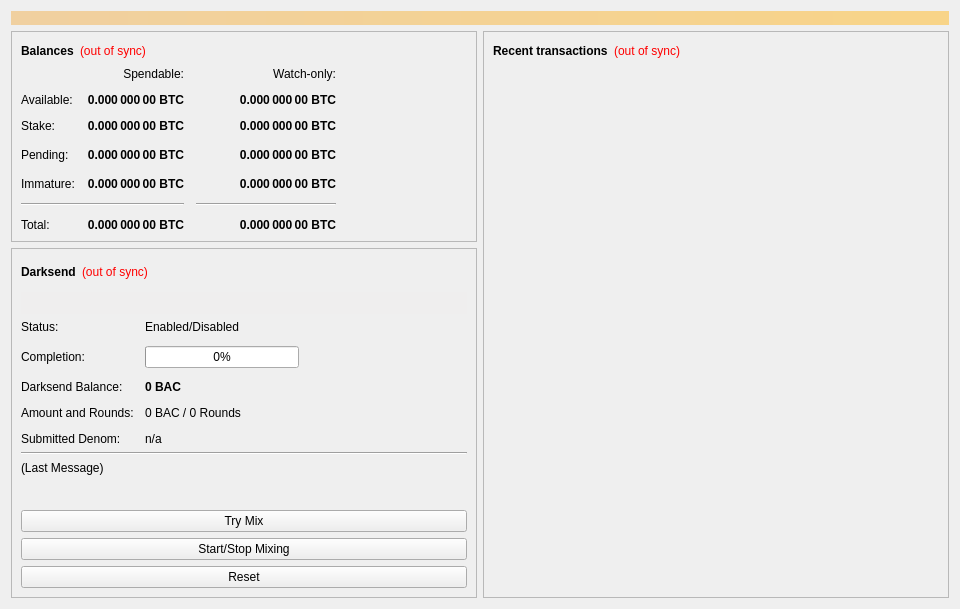
<?xml version="1.0" encoding="UTF-8"?>
<ui version="4.0">
 <class>OverviewPage</class>
 <widget class="QWidget" name="OverviewPage">
  <property name="geometry">
   <rect>
    <x>0</x>
    <y>0</y>
    <width>960</width>
    <height>594</height>
   </rect>
  </property>
  <property name="minimumSize">
   <size>
    <width>960</width>
    <height>0</height>
   </size>
  </property>
  <property name="windowTitle">
   <string>Form</string>
  </property>
  <layout class="QVBoxLayout" name="topLayout">
   <item>
    <widget class="QLabel" name="labelAlerts">
     <property name="visible">
      <bool>false</bool>
     </property>
     <property name="styleSheet">
      <string notr="true">background-color: qlineargradient(x1: 0, y1: 0, x2: 1, y2: 0, stop:0 #F0D0A0, stop:1 #F8D488); color:#000000;</string>
     </property>
     <property name="wordWrap">
      <bool>true</bool>
     </property>
     <property name="margin">
      <number>3</number>
     </property>
    </widget>
   </item>
   <item>
    <layout class="QHBoxLayout" name="horizontalLayout" stretch="1,1">
     <item>
      <layout class="QVBoxLayout" name="verticalLayout_2">
       <item>
        <widget class="QFrame" name="frame">
         <property name="frameShape">
          <enum>QFrame::StyledPanel</enum>
         </property>
         <property name="frameShadow">
          <enum>QFrame::Raised</enum>
         </property>
         <layout class="QVBoxLayout" name="verticalLayout_4">
          <item>
           <layout class="QHBoxLayout" name="horizontalLayout_4">
            <item>
             <widget class="QLabel" name="label_5">
              <property name="font">
               <font>
                <weight>75</weight>
                <bold>true</bold>
               </font>
              </property>
              <property name="text">
               <string>Balances</string>
              </property>
             </widget>
            </item>
            <item>
             <widget class="QLabel" name="labelWalletStatus">
              <property name="cursor">
               <cursorShape>WhatsThisCursor</cursorShape>
              </property>
              <property name="toolTip">
               <string>The displayed information may be out of date. Your wallet automatically synchronizes with the Blanco network after a connection is established, but this process has not completed yet.</string>
              </property>
              <property name="styleSheet">
               <string notr="true">QLabel { color: red; }</string>
              </property>
              <property name="text">
               <string notr="true">(out of sync)</string>
              </property>
              <property name="alignment">
               <set>Qt::AlignLeading|Qt::AlignLeft|Qt::AlignVCenter</set>
              </property>
             </widget>
            </item>
            <item>
             <spacer name="horizontalSpacer_3">
              <property name="orientation">
               <enum>Qt::Horizontal</enum>
              </property>
              <property name="sizeHint" stdset="0">
               <size>
                <width>40</width>
                <height>20</height>
               </size>
              </property>
             </spacer>
            </item>
           </layout>
          </item>
          <item>
           <layout class="QGridLayout" name="gridLayout">
            <property name="spacing">
             <number>12</number>
            </property>
            <item row="3" column="2">
             <widget class="QLabel" name="labelWatchPending">
              <property name="font">
               <font>
                <weight>75</weight>
                <bold>true</bold>
               </font>
              </property>
              <property name="cursor">
               <cursorShape>IBeamCursor</cursorShape>
              </property>
              <property name="toolTip">
               <string>Unconfirmed transactions to watch-only addresses</string>
              </property>
              <property name="text">
               <string notr="true">0.000 000 00 BTC</string>
              </property>
              <property name="alignment">
               <set>Qt::AlignRight|Qt::AlignTrailing|Qt::AlignVCenter</set>
              </property>
              <property name="textInteractionFlags">
               <set>Qt::LinksAccessibleByMouse|Qt::TextSelectableByKeyboard|Qt::TextSelectableByMouse</set>
              </property>
             </widget>
            </item>
            <item row="3" column="1">
             <widget class="QLabel" name="labelUnconfirmed">
              <property name="font">
               <font>
                <weight>75</weight>
                <bold>true</bold>
               </font>
              </property>
              <property name="cursor">
               <cursorShape>IBeamCursor</cursorShape>
              </property>
              <property name="toolTip">
               <string>Total of transactions that have yet to be confirmed, and do not yet count toward the spendable balance</string>
              </property>
              <property name="text">
               <string notr="true">0.000 000 00 BTC</string>
              </property>
              <property name="alignment">
               <set>Qt::AlignRight|Qt::AlignTrailing|Qt::AlignVCenter</set>
              </property>
              <property name="textInteractionFlags">
               <set>Qt::LinksAccessibleByMouse|Qt::TextSelectableByKeyboard|Qt::TextSelectableByMouse</set>
              </property>
             </widget>
            </item>
            <item row="4" column="2">
             <widget class="QLabel" name="labelWatchImmature">
              <property name="font">
               <font>
                <weight>75</weight>
                <bold>true</bold>
               </font>
              </property>
              <property name="cursor">
               <cursorShape>IBeamCursor</cursorShape>
              </property>
              <property name="toolTip">
               <string>Mined balance in watch-only addresses that has not yet matured</string>
              </property>
              <property name="text">
               <string notr="true">0.000 000 00 BTC</string>
              </property>
              <property name="alignment">
               <set>Qt::AlignRight|Qt::AlignTrailing|Qt::AlignVCenter</set>
              </property>
              <property name="textInteractionFlags">
               <set>Qt::LinksAccessibleByMouse|Qt::TextSelectableByKeyboard|Qt::TextSelectableByMouse</set>
              </property>
             </widget>
            </item>
            <item row="5" column="0" colspan="2">
             <widget class="Line" name="lineSpendableBalance">
              <property name="orientation">
               <enum>Qt::Horizontal</enum>
              </property>
             </widget>
            </item>
            <item row="5" column="2">
             <widget class="Line" name="lineWatchBalance">
              <property name="sizePolicy">
               <sizepolicy hsizetype="Preferred" vsizetype="Fixed">
                <horstretch>0</horstretch>
                <verstretch>0</verstretch>
               </sizepolicy>
              </property>
              <property name="minimumSize">
               <size>
                <width>140</width>
                <height>0</height>
               </size>
              </property>
              <property name="orientation">
               <enum>Qt::Horizontal</enum>
              </property>
             </widget>
            </item>
            <item row="6" column="0">
             <widget class="QLabel" name="labelTotalText">
              <property name="text">
               <string>Total:</string>
              </property>
             </widget>
            </item>
            <item row="4" column="1">
             <widget class="QLabel" name="labelImmature">
              <property name="font">
               <font>
                <weight>75</weight>
                <bold>true</bold>
               </font>
              </property>
              <property name="cursor">
               <cursorShape>IBeamCursor</cursorShape>
              </property>
              <property name="toolTip">
               <string>Mined balance that has not yet matured</string>
              </property>
              <property name="text">
               <string notr="true">0.000 000 00 BTC</string>
              </property>
              <property name="alignment">
               <set>Qt::AlignRight|Qt::AlignTrailing|Qt::AlignVCenter</set>
              </property>
              <property name="textInteractionFlags">
               <set>Qt::LinksAccessibleByMouse|Qt::TextSelectableByKeyboard|Qt::TextSelectableByMouse</set>
              </property>
             </widget>
            </item>
            <item row="3" column="3">
             <spacer name="horizontalSpacer_2">
              <property name="orientation">
               <enum>Qt::Horizontal</enum>
              </property>
              <property name="sizeHint" stdset="0">
               <size>
                <width>40</width>
                <height>20</height>
               </size>
              </property>
             </spacer>
            </item>
            <item row="4" column="0">
             <widget class="QLabel" name="labelImmatureText">
              <property name="text">
               <string>Immature:</string>
              </property>
             </widget>
            </item>
            <item row="6" column="1">
             <widget class="QLabel" name="labelTotal">
              <property name="font">
               <font>
                <weight>75</weight>
                <bold>true</bold>
               </font>
              </property>
              <property name="cursor">
               <cursorShape>IBeamCursor</cursorShape>
              </property>
              <property name="toolTip">
               <string>Your current total balance</string>
              </property>
              <property name="text">
               <string notr="true">0.000 000 00 BTC</string>
              </property>
              <property name="alignment">
               <set>Qt::AlignRight|Qt::AlignTrailing|Qt::AlignVCenter</set>
              </property>
              <property name="textInteractionFlags">
               <set>Qt::LinksAccessibleByMouse|Qt::TextSelectableByKeyboard|Qt::TextSelectableByMouse</set>
              </property>
             </widget>
            </item>
            <item row="6" column="2">
             <widget class="QLabel" name="labelWatchTotal">
              <property name="font">
               <font>
                <weight>75</weight>
                <bold>true</bold>
               </font>
              </property>
              <property name="cursor">
               <cursorShape>IBeamCursor</cursorShape>
              </property>
              <property name="toolTip">
               <string>Current total balance in watch-only addresses</string>
              </property>
              <property name="text">
               <string notr="true">0.000 000 00 BTC</string>
              </property>
              <property name="alignment">
               <set>Qt::AlignRight|Qt::AlignTrailing|Qt::AlignVCenter</set>
              </property>
              <property name="textInteractionFlags">
               <set>Qt::LinksAccessibleByMouse|Qt::TextSelectableByKeyboard|Qt::TextSelectableByMouse</set>
              </property>
             </widget>
            </item>
            <item row="0" column="2">
             <widget class="QLabel" name="labelWatchonly">
              <property name="text">
               <string>Watch-only:</string>
              </property>
              <property name="alignment">
               <set>Qt::AlignRight|Qt::AlignTrailing|Qt::AlignVCenter</set>
              </property>
             </widget>
            </item>
            <item row="1" column="0">
             <widget class="QLabel" name="labelBalanceText">
              <property name="text">
               <string>Available:</string>
              </property>
             </widget>
            </item>
            <item row="1" column="1">
             <widget class="QLabel" name="labelBalance">
              <property name="font">
               <font>
                <weight>75</weight>
                <bold>true</bold>
               </font>
              </property>
              <property name="cursor">
               <cursorShape>IBeamCursor</cursorShape>
              </property>
              <property name="toolTip">
               <string>Your current spendable balance</string>
              </property>
              <property name="text">
               <string notr="true">0.000 000 00 BTC</string>
              </property>
              <property name="alignment">
               <set>Qt::AlignRight|Qt::AlignTrailing|Qt::AlignVCenter</set>
              </property>
              <property name="textInteractionFlags">
               <set>Qt::LinksAccessibleByMouse|Qt::TextSelectableByKeyboard|Qt::TextSelectableByMouse</set>
              </property>
             </widget>
            </item>
            <item row="2" column="0">
             <widget class="QLabel" name="label_10">
              <property name="text">
               <string>Stake:</string>
              </property>
             </widget>
            </item>
            <item row="2" column="1">
             <widget class="QLabel" name="labelStake">
              <property name="font">
               <font>
                <weight>75</weight>
                <bold>true</bold>
               </font>
              </property>
              <property name="cursor">
               <cursorShape>IBeamCursor</cursorShape>
              </property>
              <property name="toolTip">
               <string>Total of coins that was staked, and do not yet count toward the current balance</string>
              </property>
              <property name="text">
               <string notr="true">0.000 000 00 BTC</string>
              </property>
              <property name="alignment">
               <set>Qt::AlignRight|Qt::AlignTrailing|Qt::AlignVCenter</set>
              </property>
              <property name="textInteractionFlags">
               <set>Qt::LinksAccessibleByMouse|Qt::TextSelectableByKeyboard|Qt::TextSelectableByMouse</set>
              </property>
             </widget>
            </item>
            <item row="2" column="2">
             <widget class="QLabel" name="labelWatchStake">
              <property name="font">
               <font>
                <weight>75</weight>
                <bold>true</bold>
               </font>
              </property>
              <property name="cursor">
               <cursorShape>IBeamCursor</cursorShape>
              </property>
              <property name="toolTip">
               <string>Total of coins that was staked in watch-only addresses, and do not yet count toward the current watch-only balance</string>
              </property>
              <property name="text">
               <string notr="true">0.000 000 00 BTC</string>
              </property>
              <property name="alignment">
               <set>Qt::AlignRight|Qt::AlignTrailing|Qt::AlignVCenter</set>
              </property>
              <property name="textInteractionFlags">
               <set>Qt::LinksAccessibleByMouse|Qt::TextSelectableByKeyboard|Qt::TextSelectableByMouse</set>
              </property>
             </widget>
            </item>
            <item row="1" column="2">
             <widget class="QLabel" name="labelWatchAvailable">
              <property name="font">
               <font>
                <weight>75</weight>
                <bold>true</bold>
               </font>
              </property>
              <property name="cursor">
               <cursorShape>IBeamCursor</cursorShape>
              </property>
              <property name="toolTip">
               <string>Your current balance in watch-only addresses</string>
              </property>
              <property name="text">
               <string notr="true">0.000 000 00 BTC</string>
              </property>
              <property name="alignment">
               <set>Qt::AlignRight|Qt::AlignTrailing|Qt::AlignVCenter</set>
              </property>
              <property name="textInteractionFlags">
               <set>Qt::LinksAccessibleByMouse|Qt::TextSelectableByKeyboard|Qt::TextSelectableByMouse</set>
              </property>
             </widget>
            </item>
            <item row="3" column="0">
             <widget class="QLabel" name="labelPendingText">
              <property name="text">
               <string>Pending:</string>
              </property>
             </widget>
            </item>
            <item row="0" column="1">
             <widget class="QLabel" name="labelSpendable">
              <property name="text">
               <string>Spendable:</string>
              </property>
              <property name="alignment">
               <set>Qt::AlignRight|Qt::AlignTrailing|Qt::AlignVCenter</set>
              </property>
             </widget>
            </item>
           </layout>
          </item>
         </layout>
        </widget>
       </item>
       <item>
        <widget class="QFrame" name="frameDarksend">
         <property name="sizePolicy">
          <sizepolicy hsizetype="Expanding" vsizetype="Expanding">
           <horstretch>0</horstretch>
           <verstretch>0</verstretch>
          </sizepolicy>
         </property>
         <property name="minimumSize">
          <size>
           <width>0</width>
           <height>350</height>
          </size>
         </property>
         <property name="layoutDirection">
          <enum>Qt::LeftToRight</enum>
         </property>
         <property name="frameShape">
          <enum>QFrame::StyledPanel</enum>
         </property>
         <property name="frameShadow">
          <enum>QFrame::Raised</enum>
         </property>
         <layout class="QVBoxLayout" name="verticalLayout_5">
          <item>
           <layout class="QHBoxLayout" name="horizontalLayout_5">
            <item>
             <widget class="QLabel" name="label_2">
              <property name="font">
               <font>
                <weight>75</weight>
                <bold>true</bold>
               </font>
              </property>
              <property name="text">
               <string>Darksend</string>
              </property>
             </widget>
            </item>
            <item>
             <widget class="QLabel" name="labelDarksendSyncStatus">
              <property name="toolTip">
               <string>The displayed information may be out of date. Your wallet automatically synchronizes with the Blanco network after a connection is established, but this process has not completed yet.</string>
              </property>
              <property name="styleSheet">
               <string notr="true">QLabel { color: red; }</string>
              </property>
              <property name="text">
               <string notr="true">(out of sync)</string>
              </property>
              <property name="alignment">
               <set>Qt::AlignLeading|Qt::AlignLeft|Qt::AlignVCenter</set>
              </property>
             </widget>
            </item>
            <item>
             <spacer name="horizontalSpacer_4">
              <property name="orientation">
               <enum>Qt::Horizontal</enum>
              </property>
              <property name="sizeHint" stdset="0">
               <size>
                <width>40</width>
                <height>20</height>
               </size>
              </property>
             </spacer>
            </item>
           </layout>
          </item>
          <item>
           <widget class="QPushButton" name="runAutoDenom">
            <property name="palette">
             <palette>
              <active>
               <colorrole role="WindowText">
                <brush brushstyle="SolidPattern">
                 <color alpha="255">
                  <red>0</red>
                  <green>0</green>
                  <blue>0</blue>
                 </color>
                </brush>
               </colorrole>
               <colorrole role="Button">
                <brush brushstyle="SolidPattern">
                 <color alpha="255">
                  <red>239</red>
                  <green>238</green>
                  <blue>238</blue>
                 </color>
                </brush>
               </colorrole>
               <colorrole role="Light">
                <brush brushstyle="SolidPattern">
                 <color alpha="255">
                  <red>255</red>
                  <green>255</green>
                  <blue>255</blue>
                 </color>
                </brush>
               </colorrole>
               <colorrole role="Midlight">
                <brush brushstyle="SolidPattern">
                 <color alpha="255">
                  <red>247</red>
                  <green>246</green>
                  <blue>246</blue>
                 </color>
                </brush>
               </colorrole>
               <colorrole role="Dark">
                <brush brushstyle="SolidPattern">
                 <color alpha="255">
                  <red>119</red>
                  <green>119</green>
                  <blue>119</blue>
                 </color>
                </brush>
               </colorrole>
               <colorrole role="Mid">
                <brush brushstyle="SolidPattern">
                 <color alpha="255">
                  <red>159</red>
                  <green>159</green>
                  <blue>159</blue>
                 </color>
                </brush>
               </colorrole>
               <colorrole role="Text">
                <brush brushstyle="SolidPattern">
                 <color alpha="255">
                  <red>0</red>
                  <green>0</green>
                  <blue>0</blue>
                 </color>
                </brush>
               </colorrole>
               <colorrole role="BrightText">
                <brush brushstyle="SolidPattern">
                 <color alpha="255">
                  <red>255</red>
                  <green>255</green>
                  <blue>255</blue>
                 </color>
                </brush>
               </colorrole>
               <colorrole role="ButtonText">
                <brush brushstyle="SolidPattern">
                 <color alpha="255">
                  <red>0</red>
                  <green>0</green>
                  <blue>0</blue>
                 </color>
                </brush>
               </colorrole>
               <colorrole role="Base">
                <brush brushstyle="SolidPattern">
                 <color alpha="255">
                  <red>255</red>
                  <green>255</green>
                  <blue>255</blue>
                 </color>
                </brush>
               </colorrole>
               <colorrole role="Window">
                <brush brushstyle="SolidPattern">
                 <color alpha="255">
                  <red>239</red>
                  <green>238</green>
                  <blue>238</blue>
                 </color>
                </brush>
               </colorrole>
               <colorrole role="Shadow">
                <brush brushstyle="SolidPattern">
                 <color alpha="255">
                  <red>0</red>
                  <green>0</green>
                  <blue>0</blue>
                 </color>
                </brush>
               </colorrole>
               <colorrole role="AlternateBase">
                <brush brushstyle="SolidPattern">
                 <color alpha="255">
                  <red>247</red>
                  <green>246</green>
                  <blue>246</blue>
                 </color>
                </brush>
               </colorrole>
               <colorrole role="ToolTipBase">
                <brush brushstyle="SolidPattern">
                 <color alpha="255">
                  <red>255</red>
                  <green>255</green>
                  <blue>220</blue>
                 </color>
                </brush>
               </colorrole>
               <colorrole role="ToolTipText">
                <brush brushstyle="SolidPattern">
                 <color alpha="255">
                  <red>0</red>
                  <green>0</green>
                  <blue>0</blue>
                 </color>
                </brush>
               </colorrole>
              </active>
              <inactive>
               <colorrole role="WindowText">
                <brush brushstyle="SolidPattern">
                 <color alpha="255">
                  <red>0</red>
                  <green>0</green>
                  <blue>0</blue>
                 </color>
                </brush>
               </colorrole>
               <colorrole role="Button">
                <brush brushstyle="SolidPattern">
                 <color alpha="255">
                  <red>239</red>
                  <green>238</green>
                  <blue>238</blue>
                 </color>
                </brush>
               </colorrole>
               <colorrole role="Light">
                <brush brushstyle="SolidPattern">
                 <color alpha="255">
                  <red>255</red>
                  <green>255</green>
                  <blue>255</blue>
                 </color>
                </brush>
               </colorrole>
               <colorrole role="Midlight">
                <brush brushstyle="SolidPattern">
                 <color alpha="255">
                  <red>247</red>
                  <green>246</green>
                  <blue>246</blue>
                 </color>
                </brush>
               </colorrole>
               <colorrole role="Dark">
                <brush brushstyle="SolidPattern">
                 <color alpha="255">
                  <red>119</red>
                  <green>119</green>
                  <blue>119</blue>
                 </color>
                </brush>
               </colorrole>
               <colorrole role="Mid">
                <brush brushstyle="SolidPattern">
                 <color alpha="255">
                  <red>159</red>
                  <green>159</green>
                  <blue>159</blue>
                 </color>
                </brush>
               </colorrole>
               <colorrole role="Text">
                <brush brushstyle="SolidPattern">
                 <color alpha="255">
                  <red>0</red>
                  <green>0</green>
                  <blue>0</blue>
                 </color>
                </brush>
               </colorrole>
               <colorrole role="BrightText">
                <brush brushstyle="SolidPattern">
                 <color alpha="255">
                  <red>255</red>
                  <green>255</green>
                  <blue>255</blue>
                 </color>
                </brush>
               </colorrole>
               <colorrole role="ButtonText">
                <brush brushstyle="SolidPattern">
                 <color alpha="255">
                  <red>0</red>
                  <green>0</green>
                  <blue>0</blue>
                 </color>
                </brush>
               </colorrole>
               <colorrole role="Base">
                <brush brushstyle="SolidPattern">
                 <color alpha="255">
                  <red>255</red>
                  <green>255</green>
                  <blue>255</blue>
                 </color>
                </brush>
               </colorrole>
               <colorrole role="Window">
                <brush brushstyle="SolidPattern">
                 <color alpha="255">
                  <red>239</red>
                  <green>238</green>
                  <blue>238</blue>
                 </color>
                </brush>
               </colorrole>
               <colorrole role="Shadow">
                <brush brushstyle="SolidPattern">
                 <color alpha="255">
                  <red>0</red>
                  <green>0</green>
                  <blue>0</blue>
                 </color>
                </brush>
               </colorrole>
               <colorrole role="AlternateBase">
                <brush brushstyle="SolidPattern">
                 <color alpha="255">
                  <red>247</red>
                  <green>246</green>
                  <blue>246</blue>
                 </color>
                </brush>
               </colorrole>
               <colorrole role="ToolTipBase">
                <brush brushstyle="SolidPattern">
                 <color alpha="255">
                  <red>255</red>
                  <green>255</green>
                  <blue>220</blue>
                 </color>
                </brush>
               </colorrole>
               <colorrole role="ToolTipText">
                <brush brushstyle="SolidPattern">
                 <color alpha="255">
                  <red>0</red>
                  <green>0</green>
                  <blue>0</blue>
                 </color>
                </brush>
               </colorrole>
              </inactive>
              <disabled>
               <colorrole role="WindowText">
                <brush brushstyle="SolidPattern">
                 <color alpha="255">
                  <red>119</red>
                  <green>119</green>
                  <blue>119</blue>
                 </color>
                </brush>
               </colorrole>
               <colorrole role="Button">
                <brush brushstyle="SolidPattern">
                 <color alpha="255">
                  <red>239</red>
                  <green>238</green>
                  <blue>238</blue>
                 </color>
                </brush>
               </colorrole>
               <colorrole role="Light">
                <brush brushstyle="SolidPattern">
                 <color alpha="255">
                  <red>255</red>
                  <green>255</green>
                  <blue>255</blue>
                 </color>
                </brush>
               </colorrole>
               <colorrole role="Midlight">
                <brush brushstyle="SolidPattern">
                 <color alpha="255">
                  <red>247</red>
                  <green>246</green>
                  <blue>246</blue>
                 </color>
                </brush>
               </colorrole>
               <colorrole role="Dark">
                <brush brushstyle="SolidPattern">
                 <color alpha="255">
                  <red>119</red>
                  <green>119</green>
                  <blue>119</blue>
                 </color>
                </brush>
               </colorrole>
               <colorrole role="Mid">
                <brush brushstyle="SolidPattern">
                 <color alpha="255">
                  <red>159</red>
                  <green>159</green>
                  <blue>159</blue>
                 </color>
                </brush>
               </colorrole>
               <colorrole role="Text">
                <brush brushstyle="SolidPattern">
                 <color alpha="255">
                  <red>119</red>
                  <green>119</green>
                  <blue>119</blue>
                 </color>
                </brush>
               </colorrole>
               <colorrole role="BrightText">
                <brush brushstyle="SolidPattern">
                 <color alpha="255">
                  <red>255</red>
                  <green>255</green>
                  <blue>255</blue>
                 </color>
                </brush>
               </colorrole>
               <colorrole role="ButtonText">
                <brush brushstyle="SolidPattern">
                 <color alpha="255">
                  <red>119</red>
                  <green>119</green>
                  <blue>119</blue>
                 </color>
                </brush>
               </colorrole>
               <colorrole role="Base">
                <brush brushstyle="SolidPattern">
                 <color alpha="255">
                  <red>239</red>
                  <green>238</green>
                  <blue>238</blue>
                 </color>
                </brush>
               </colorrole>
               <colorrole role="Window">
                <brush brushstyle="SolidPattern">
                 <color alpha="255">
                  <red>239</red>
                  <green>238</green>
                  <blue>238</blue>
                 </color>
                </brush>
               </colorrole>
               <colorrole role="Shadow">
                <brush brushstyle="SolidPattern">
                 <color alpha="255">
                  <red>0</red>
                  <green>0</green>
                  <blue>0</blue>
                 </color>
                </brush>
               </colorrole>
               <colorrole role="AlternateBase">
                <brush brushstyle="SolidPattern">
                 <color alpha="255">
                  <red>239</red>
                  <green>238</green>
                  <blue>238</blue>
                 </color>
                </brush>
               </colorrole>
               <colorrole role="ToolTipBase">
                <brush brushstyle="SolidPattern">
                 <color alpha="255">
                  <red>255</red>
                  <green>255</green>
                  <blue>220</blue>
                 </color>
                </brush>
               </colorrole>
               <colorrole role="ToolTipText">
                <brush brushstyle="SolidPattern">
                 <color alpha="255">
                  <red>0</red>
                  <green>0</green>
                  <blue>0</blue>
                 </color>
                </brush>
               </colorrole>
              </disabled>
             </palette>
            </property>
            <property name="focusPolicy">
             <enum>Qt::NoFocus</enum>
            </property>
            <property name="autoFillBackground">
             <bool>true</bool>
            </property>
            <property name="text">
             <string/>
            </property>
            <property name="flat">
             <bool>true</bool>
            </property>
           </widget>
          </item>
          <item>
           <layout class="QFormLayout" name="formLayout">
            <property name="fieldGrowthPolicy">
             <enum>QFormLayout::AllNonFixedFieldsGrow</enum>
            </property>
            <property name="horizontalSpacing">
             <number>11</number>
            </property>
            <property name="verticalSpacing">
             <number>12</number>
            </property>
            <item row="0" column="0">
             <widget class="QLabel" name="label_6">
              <property name="text">
               <string>Status:</string>
              </property>
             </widget>
            </item>
            <item row="1" column="0">
             <widget class="QLabel" name="label_7">
              <property name="text">
               <string>Completion:</string>
              </property>
             </widget>
            </item>
            <item row="1" column="1">
             <widget class="QProgressBar" name="darksendProgress">
              <property name="maximumSize">
               <size>
                <width>154</width>
                <height>16777215</height>
               </size>
              </property>
              <property name="value">
               <number>0</number>
              </property>
             </widget>
            </item>
            <item row="3" column="0">
             <widget class="QLabel" name="labelAnonymizedText">
              <property name="text">
               <string>Darksend Balance:</string>
              </property>
             </widget>
            </item>
            <item row="3" column="1">
             <widget class="QLabel" name="labelAnonymized">
              <property name="font">
               <font>
                <weight>75</weight>
                <bold>true</bold>
               </font>
              </property>
              <property name="text">
               <string notr="true">0 BAC</string>
              </property>
             </widget>
            </item>
            <item row="4" column="0">
             <widget class="QLabel" name="label_8">
              <property name="text">
               <string>Amount and Rounds:</string>
              </property>
             </widget>
            </item>
            <item row="4" column="1">
             <widget class="QLabel" name="labelAmountRounds">
              <property name="text">
               <string>0 BAC / 0 Rounds</string>
              </property>
             </widget>
            </item>
            <item row="5" column="0">
             <widget class="QLabel" name="label_9">
              <property name="text">
               <string>Submitted Denom:</string>
              </property>
             </widget>
            </item>
            <item row="5" column="1">
             <widget class="QLabel" name="labelSubmittedDenom">
              <property name="toolTip">
               <string>The denominations you submitted to the Masternode.&lt;br&gt;To mix, other users must submit the exact same denominations.</string>
              </property>
              <property name="text">
               <string>n/a</string>
              </property>
             </widget>
            </item>
            <item row="0" column="1">
             <widget class="QLabel" name="darksendEnabled">
              <property name="text">
               <string>Enabled/Disabled</string>
              </property>
             </widget>
            </item>
           </layout>
          </item>
          <item>
           <widget class="Line" name="lineLastMessage">
            <property name="orientation">
             <enum>Qt::Horizontal</enum>
            </property>
           </widget>
          </item>
          <item>
           <widget class="QLabel" name="darksendStatus">
            <property name="minimumSize">
             <size>
              <width>288</width>
              <height>43</height>
             </size>
            </property>
            <property name="text">
             <string>(Last Message)</string>
            </property>
            <property name="alignment">
             <set>Qt::AlignLeading|Qt::AlignLeft|Qt::AlignTop</set>
            </property>
            <property name="wordWrap">
             <bool>true</bool>
            </property>
           </widget>
          </item>
          <item>
           <widget class="QPushButton" name="darksendAuto">
            <property name="sizePolicy">
             <sizepolicy hsizetype="MinimumExpanding" vsizetype="Fixed">
              <horstretch>0</horstretch>
              <verstretch>0</verstretch>
             </sizepolicy>
            </property>
            <property name="toolTip">
             <string>Try to manually submit a Darksend request.</string>
            </property>
            <property name="text">
             <string>Try Mix</string>
            </property>
           </widget>
          </item>
          <item>
           <widget class="QPushButton" name="toggleDarksend">
            <property name="sizePolicy">
             <sizepolicy hsizetype="MinimumExpanding" vsizetype="Fixed">
              <horstretch>0</horstretch>
              <verstretch>0</verstretch>
             </sizepolicy>
            </property>
            <property name="text">
             <string>Start/Stop Mixing</string>
            </property>
           </widget>
          </item>
          <item>
           <widget class="QPushButton" name="darksendReset">
            <property name="sizePolicy">
             <sizepolicy hsizetype="MinimumExpanding" vsizetype="Fixed">
              <horstretch>0</horstretch>
              <verstretch>0</verstretch>
             </sizepolicy>
            </property>
            <property name="toolTip">
             <string>Reset the current status of Darksend (can interrupt Darksend if it's in the process of Mixing, which can cost you money!)</string>
            </property>
            <property name="autoFillBackground">
             <bool>false</bool>
            </property>
            <property name="text">
             <string>Reset</string>
            </property>
           </widget>
          </item>
         </layout>
        </widget>
       </item>
       <item>
        <spacer name="verticalSpacer">
         <property name="orientation">
          <enum>Qt::Vertical</enum>
         </property>
         <property name="sizeHint" stdset="0">
          <size>
           <width>20</width>
           <height>40</height>
          </size>
         </property>
        </spacer>
       </item>
      </layout>
     </item>
     <item>
      <layout class="QVBoxLayout" name="verticalLayout_3">
       <item>
        <widget class="QFrame" name="frame_2">
         <property name="frameShape">
          <enum>QFrame::StyledPanel</enum>
         </property>
         <property name="frameShadow">
          <enum>QFrame::Raised</enum>
         </property>
         <layout class="QVBoxLayout" name="verticalLayout">
          <item>
           <layout class="QHBoxLayout" name="horizontalLayout_2">
            <item>
             <widget class="QLabel" name="label_4">
              <property name="font">
               <font>
                <weight>75</weight>
                <bold>true</bold>
               </font>
              </property>
              <property name="text">
               <string>Recent transactions</string>
              </property>
             </widget>
            </item>
            <item>
             <widget class="QLabel" name="labelTransactionsStatus">
              <property name="cursor">
               <cursorShape>WhatsThisCursor</cursorShape>
              </property>
              <property name="toolTip">
               <string>The displayed information may be out of date. Your wallet automatically synchronizes with the Blanco network after a connection is established, but this process has not completed yet.</string>
              </property>
              <property name="styleSheet">
               <string notr="true">QLabel { color: red; }</string>
              </property>
              <property name="text">
               <string notr="true">(out of sync)</string>
              </property>
              <property name="alignment">
               <set>Qt::AlignRight|Qt::AlignTrailing|Qt::AlignVCenter</set>
              </property>
             </widget>
            </item>
            <item>
             <spacer name="horizontalSpacer">
              <property name="orientation">
               <enum>Qt::Horizontal</enum>
              </property>
              <property name="sizeHint" stdset="0">
               <size>
                <width>40</width>
                <height>20</height>
               </size>
              </property>
             </spacer>
            </item>
           </layout>
          </item>
          <item>
           <widget class="QListView" name="listTransactions">
            <property name="styleSheet">
             <string notr="true">QListView { background: transparent; }</string>
            </property>
            <property name="frameShape">
             <enum>QFrame::NoFrame</enum>
            </property>
            <property name="verticalScrollBarPolicy">
             <enum>Qt::ScrollBarAlwaysOff</enum>
            </property>
            <property name="horizontalScrollBarPolicy">
             <enum>Qt::ScrollBarAlwaysOff</enum>
            </property>
            <property name="selectionMode">
             <enum>QAbstractItemView::NoSelection</enum>
            </property>
           </widget>
          </item>
         </layout>
        </widget>
       </item>
      </layout>
     </item>
    </layout>
   </item>
  </layout>
 </widget>
 <resources/>
 <connections/>
</ui>
